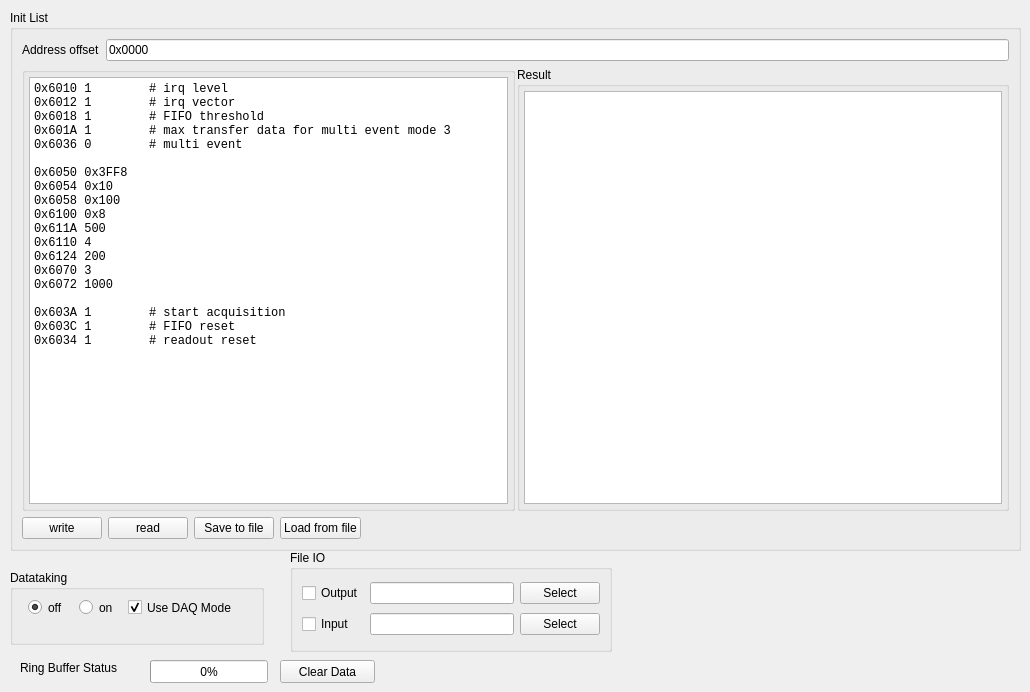
   <widget class="QWidget" name="DataOp">
    <attribute name="title">
     <string>DataOp</string>
    </attribute>
    <widget class="QGroupBox" name="groupBox_9">
     <property name="geometry">
      <rect>
       <x>10</x>
       <y>570</y>
       <width>254</width>
       <height>75</height>
      </rect>
     </property>
     <property name="title">
      <string>Datataking</string>
     </property>
     <widget class="QRadioButton" name="datatakingOff">
      <property name="geometry">
       <rect>
        <x>18</x>
        <y>26</y>
        <width>45</width>
        <height>23</height>
       </rect>
      </property>
      <property name="text">
       <string>off</string>
      </property>
      <property name="checked">
       <bool>true</bool>
      </property>
      <attribute name="buttonGroup">
       <string notr="true">datatakingGroup</string>
      </attribute>
     </widget>
     <widget class="QRadioButton" name="datatakingOn">
      <property name="geometry">
       <rect>
        <x>69</x>
        <y>26</y>
        <width>43</width>
        <height>23</height>
       </rect>
      </property>
      <property name="text">
       <string>on</string>
      </property>
      <attribute name="buttonGroup">
       <string notr="true">datatakingGroup</string>
      </attribute>
     </widget>
     <widget class="QCheckBox" name="cb_useDaqMode">
      <property name="geometry">
       <rect>
        <x>118</x>
        <y>26</y>
        <width>118</width>
        <height>23</height>
       </rect>
      </property>
      <property name="text">
       <string>Use DAQ Mode</string>
      </property>
      <property name="checked">
       <bool>true</bool>
      </property>
     </widget>
    </widget>
    <widget class="QProgressBar" name="bufferProgress">
     <property name="geometry">
      <rect>
       <x>150</x>
       <y>660</y>
       <width>118</width>
       <height>23</height>
      </rect>
     </property>
     <property name="value">
      <number>0</number>
     </property>
    </widget>
    <widget class="QLabel" name="label_16">
     <property name="geometry">
      <rect>
       <x>20</x>
       <y>660</y>
       <width>121</width>
       <height>16</height>
      </rect>
     </property>
     <property name="text">
      <string>Ring Buffer Status</string>
     </property>
    </widget>
    <widget class="QPushButton" name="cleardata">
     <property name="geometry">
      <rect>
       <x>280</x>
       <y>660</y>
       <width>95</width>
       <height>23</height>
      </rect>
     </property>
     <property name="text">
      <string>Clear Data</string>
     </property>
    </widget>
    <widget class="QGroupBox" name="gb_fileIO">
     <property name="geometry">
      <rect>
       <x>290</x>
       <y>550</y>
       <width>322</width>
       <height>102</height>
      </rect>
     </property>
     <property name="title">
      <string>File IO</string>
     </property>
     <layout class="QGridLayout" name="gridLayout_6">
      <item row="0" column="0">
       <widget class="QCheckBox" name="cb_outputFileEnabled">
        <property name="text">
         <string>Output</string>
        </property>
       </widget>
      </item>
      <item row="0" column="1">
       <widget class="QLineEdit" name="le_outputFile"/>
      </item>
      <item row="0" column="2">
       <widget class="QPushButton" name="pb_selectOutputFile">
        <property name="text">
         <string>Select</string>
        </property>
       </widget>
      </item>
      <item row="1" column="0">
       <widget class="QCheckBox" name="cb_inputFileEnabled">
        <property name="text">
         <string>Input</string>
        </property>
       </widget>
      </item>
      <item row="1" column="1">
       <widget class="QLineEdit" name="le_inputFile"/>
      </item>
      <item row="1" column="2">
       <widget class="QPushButton" name="pb_selectInputFile">
        <property name="text">
         <string>Select</string>
        </property>
       </widget>
      </item>
     </layout>
    </widget>
    <widget class="QGroupBox" name="groupBox_7">
     <property name="geometry">
      <rect>
       <x>10</x>
       <y>10</y>
       <width>1011</width>
       <height>541</height>
      </rect>
     </property>
     <property name="font">
      <font>
       <pointsize>9</pointsize>
       <weight>50</weight>
       <bold>false</bold>
      </font>
     </property>
     <property name="title">
      <string>Init List</string>
     </property>
     <layout class="QVBoxLayout" name="verticalLayout_4" stretch="0,1,0">
      <item>
       <layout class="QHBoxLayout" name="horizontalLayout_10">
        <item>
         <widget class="QLabel" name="label_43">
          <property name="text">
           <string>Address offset</string>
          </property>
         </widget>
        </item>
        <item>
         <widget class="QLineEdit" name="memoryOffset_2">
          <property name="text">
           <string>0x0000</string>
          </property>
         </widget>
        </item>
       </layout>
      </item>
      <item>
       <layout class="QHBoxLayout" name="horizontalLayout_11">
        <property name="spacing">
         <number>2</number>
        </property>
        <item>
         <widget class="QGroupBox" name="groupBox_20">
          <property name="title">
           <string/>
          </property>
          <layout class="QGridLayout" name="gridLayout_8">
           <property name="leftMargin">
            <number>4</number>
           </property>
           <property name="topMargin">
            <number>4</number>
           </property>
           <property name="rightMargin">
            <number>4</number>
           </property>
           <property name="bottomMargin">
            <number>4</number>
           </property>
           <item row="0" column="0">
            <widget class="QTextEdit" name="memoryInput_2">
             <property name="font">
              <font>
               <family>Monospace</family>
              </font>
             </property>
             <property name="lineWrapMode">
              <enum>QTextEdit::NoWrap</enum>
             </property>
             <property name="html">
              <string>&lt;!DOCTYPE HTML PUBLIC &quot;-//W3C//DTD HTML 4.0//EN&quot; &quot;http://www.w3.org/TR/REC-html40/strict.dtd&quot;&gt;
&lt;html&gt;&lt;head&gt;&lt;meta name=&quot;qrichtext&quot; content=&quot;1&quot; /&gt;&lt;style type=&quot;text/css&quot;&gt;
p, li { white-space: pre-wrap; }
&lt;/style&gt;&lt;/head&gt;&lt;body style=&quot; font-family:'Monospace'; font-size:9pt; font-weight:400; font-style:normal;&quot;&gt;
&lt;p style=&quot; margin-top:0px; margin-bottom:0px; margin-left:0px; margin-right:0px; -qt-block-indent:0; text-indent:0px;&quot;&gt;0x6010 1        # irq level&lt;/p&gt;
&lt;p style=&quot; margin-top:0px; margin-bottom:0px; margin-left:0px; margin-right:0px; -qt-block-indent:0; text-indent:0px;&quot;&gt;0x6012 1        # irq vector&lt;/p&gt;
&lt;p style=&quot; margin-top:0px; margin-bottom:0px; margin-left:0px; margin-right:0px; -qt-block-indent:0; text-indent:0px;&quot;&gt;0x6018 1        # FIFO threshold&lt;/p&gt;
&lt;p style=&quot; margin-top:0px; margin-bottom:0px; margin-left:0px; margin-right:0px; -qt-block-indent:0; text-indent:0px;&quot;&gt;0x601A 1        # max transfer data for multi event mode 3&lt;/p&gt;
&lt;p style=&quot; margin-top:0px; margin-bottom:0px; margin-left:0px; margin-right:0px; -qt-block-indent:0; text-indent:0px;&quot;&gt;0x6036 0        # multi event&lt;/p&gt;
&lt;p style=&quot;-qt-paragraph-type:empty; margin-top:0px; margin-bottom:0px; margin-left:0px; margin-right:0px; -qt-block-indent:0; text-indent:0px;&quot;&gt;&lt;br /&gt;&lt;/p&gt;
&lt;p style=&quot; margin-top:0px; margin-bottom:0px; margin-left:0px; margin-right:0px; -qt-block-indent:0; text-indent:0px;&quot;&gt;0x6050 0x3FF8 &lt;/p&gt;
&lt;p style=&quot; margin-top:0px; margin-bottom:0px; margin-left:0px; margin-right:0px; -qt-block-indent:0; text-indent:0px;&quot;&gt;0x6054 0x10&lt;/p&gt;
&lt;p style=&quot; margin-top:0px; margin-bottom:0px; margin-left:0px; margin-right:0px; -qt-block-indent:0; text-indent:0px;&quot;&gt;0x6058 0x100&lt;/p&gt;
&lt;p style=&quot; margin-top:0px; margin-bottom:0px; margin-left:0px; margin-right:0px; -qt-block-indent:0; text-indent:0px;&quot;&gt;0x6100 0x8&lt;/p&gt;
&lt;p style=&quot; margin-top:0px; margin-bottom:0px; margin-left:0px; margin-right:0px; -qt-block-indent:0; text-indent:0px;&quot;&gt;0x611A 500&lt;/p&gt;
&lt;p style=&quot; margin-top:0px; margin-bottom:0px; margin-left:0px; margin-right:0px; -qt-block-indent:0; text-indent:0px;&quot;&gt;0x6110 4&lt;/p&gt;
&lt;p style=&quot; margin-top:0px; margin-bottom:0px; margin-left:0px; margin-right:0px; -qt-block-indent:0; text-indent:0px;&quot;&gt;0x6124 200&lt;/p&gt;
&lt;p style=&quot; margin-top:0px; margin-bottom:0px; margin-left:0px; margin-right:0px; -qt-block-indent:0; text-indent:0px;&quot;&gt;0x6070 3&lt;/p&gt;
&lt;p style=&quot; margin-top:0px; margin-bottom:0px; margin-left:0px; margin-right:0px; -qt-block-indent:0; text-indent:0px;&quot;&gt;0x6072 1000&lt;/p&gt;
&lt;p style=&quot;-qt-paragraph-type:empty; margin-top:0px; margin-bottom:0px; margin-left:0px; margin-right:0px; -qt-block-indent:0; text-indent:0px;&quot;&gt;&lt;br /&gt;&lt;/p&gt;
&lt;p style=&quot; margin-top:0px; margin-bottom:0px; margin-left:0px; margin-right:0px; -qt-block-indent:0; text-indent:0px;&quot;&gt;0x603A 1        # start acquisition&lt;/p&gt;
&lt;p style=&quot; margin-top:0px; margin-bottom:0px; margin-left:0px; margin-right:0px; -qt-block-indent:0; text-indent:0px;&quot;&gt;0x603C 1        # FIFO reset&lt;/p&gt;
&lt;p style=&quot; margin-top:0px; margin-bottom:0px; margin-left:0px; margin-right:0px; -qt-block-indent:0; text-indent:0px;&quot;&gt;0x6034 1        # readout reset&lt;/p&gt;
&lt;p style=&quot;-qt-paragraph-type:empty; margin-top:0px; margin-bottom:0px; margin-left:0px; margin-right:0px; -qt-block-indent:0; text-indent:0px;&quot;&gt;&lt;br /&gt;&lt;/p&gt;
&lt;p style=&quot;-qt-paragraph-type:empty; margin-top:0px; margin-bottom:0px; margin-left:0px; margin-right:0px; -qt-block-indent:0; text-indent:0px;&quot;&gt;&lt;br /&gt;&lt;/p&gt;&lt;/body&gt;&lt;/html&gt;</string>
             </property>
             <property name="acceptRichText">
              <bool>false</bool>
             </property>
            </widget>
           </item>
          </layout>
         </widget>
        </item>
        <item>
         <widget class="QGroupBox" name="groupBox_10">
          <property name="title">
           <string>Result</string>
          </property>
          <layout class="QGridLayout" name="gridLayout_9">
           <property name="leftMargin">
            <number>4</number>
           </property>
           <property name="topMargin">
            <number>4</number>
           </property>
           <property name="rightMargin">
            <number>4</number>
           </property>
           <property name="bottomMargin">
            <number>4</number>
           </property>
           <item row="0" column="0">
            <widget class="QTextEdit" name="memoryOutput_2">
             <property name="font">
              <font>
               <family>Monospace</family>
              </font>
             </property>
            </widget>
           </item>
          </layout>
         </widget>
        </item>
       </layout>
      </item>
      <item>
       <layout class="QHBoxLayout" name="horizontalLayout_2">
        <item>
         <widget class="QPushButton" name="pb_writeMemory_2">
          <property name="text">
           <string>write</string>
          </property>
         </widget>
        </item>
        <item>
         <widget class="QPushButton" name="pb_readMemory_2">
          <property name="text">
           <string>read</string>
          </property>
         </widget>
        </item>
        <item>
         <widget class="QPushButton" name="pb_saveMemoryFile_2">
          <property name="text">
           <string>Save to file</string>
          </property>
         </widget>
        </item>
        <item>
         <widget class="QPushButton" name="pb_loadMemoryFile_2">
          <property name="text">
           <string>Load from file</string>
          </property>
         </widget>
        </item>
        <item>
         <spacer name="horizontalSpacer_6">
          <property name="orientation">
           <enum>Qt::Horizontal</enum>
          </property>
          <property name="sizeHint" stdset="0">
           <size>
            <width>144</width>
            <height>20</height>
           </size>
          </property>
         </spacer>
        </item>
       </layout>
      </item>
     </layout>
    </widget>
   </widget>
